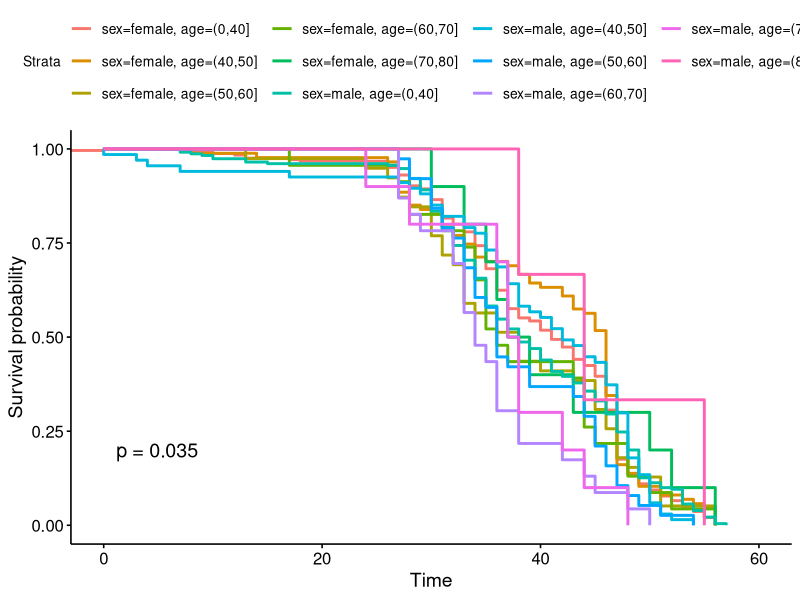

The R source for this figure: (Note: this script raises an error after producing the figure.)
## ---- chunk 1
a = read.csv('PatientInfo.csv')


library("survival")
library("survminer")
data('lung')
library('coin')
library('party')


a = a[1:794,]
age = as.numeric(unlist(strsplit(as.character(a$age), split = 's')))
D = data.frame(date = a$confirmed_date, status = rep(1, nrow(a)))

D$date = as.Date(as.character(D$date))
D$date = D$date - D$date[1]
D$age = cut(age, breaks = c(0, 40, 50, 60, 70, 80, Inf))
D$sex = factor(as.character(a$sex))
## ---- chunk 2
head(D)
## ---- chunk 3
D = D[complete.cases(D),]

fit = survfit(Surv(date, status) ~ sex + age, data = D)
summary(fit)$table
ggsurvplot(fit, data = D, pval = TRUE)
## ---- chunk 4
ggsurv <- ggsurvplot(fit, fun = "event", conf.int = TRUE,
                     ggtheme = theme_bw())

## Get the different plots for these events
ggsurv$plot +theme_bw() + 
  theme (legend.position = "right")+
  facet_grid(age~sex)
## ---- chunk 5
fit.coxph <- coxph(Surv(time, status) ~ sex + age, 
                   data = D)
summary(fit.coxph)
ggforest(fit.coxph, data = D)

## ---- chunk 6


layout(matrix(1:2, ncol = 2))
 res <- residuals(fit.coxph)
 plot(res ~ age, data = D, ylim = c(-2.5, 1.5),
         pch = ".", ylab = "Martingale Residuals")
 abline(h = 0, lty = 3)
 plot(res ~ sex, data = D, ylim = c(-2.5, 1.5),
         pch = ".", ylab = "")
 abline(h = 0, lty = 3)
